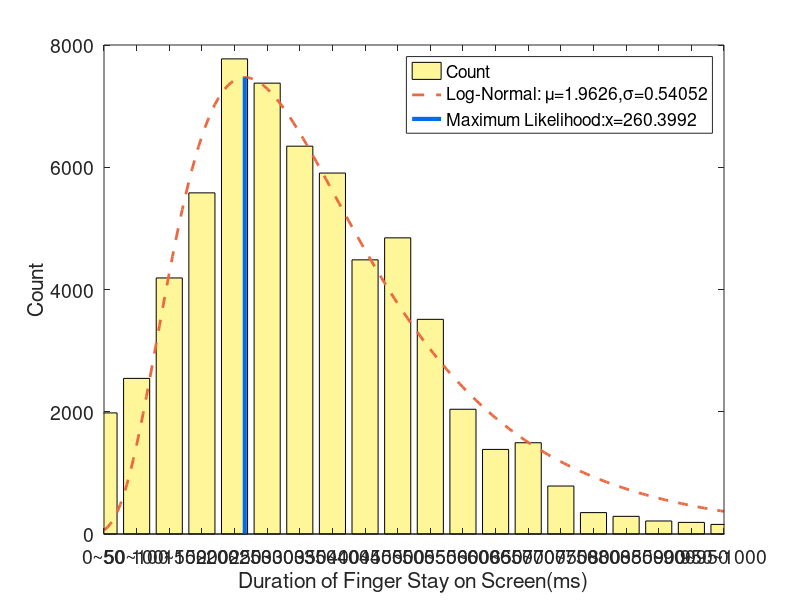

Reproduce this figure in MATLAB. (Note: this script raises an error after producing the figure.)
%matlab2014nb
fun=@(p,x) p(1)./x.*exp(-((log(x)-p(2))/p(3)).^2/2); %对数正态分布密度函数

x=1:1:20;
xl={'0~50','50~100','100~150','150~200','200~250','250~300','300~350','350~400','400~450','450~500','500~550','550~600','600~650','650~700','700~750','750~800','800~850','850~900','900~950','950~1000'};
y=[1981,2546,4189,5581,7773,7376,6345,5905,4485,4845,3512,2041,1384,1493,785,350,289,213,190,157];
bar(x,y,0.8,'FaceColor',[1,0.96,0.6]);hold on;
%bar(x,y,0.5,'blue');hold on; %根据x，y数据画柱状图
set(gca,'XTick', x, 'XTickLabel', xl)
set(gca,'XLim',[1,20])
[maxy ind]=max(y);

p=nlinfit(x,y,fun,[maxy*x(ind),log(x(ind)),1]); %拟合
%p(1)~和幅度有关    p(2)~mu    p(3)~sigma
xfit=[1:0.1:20];
yfit=fun(p,xfit);  %计算拟合曲线
plot(xfit,yfit,'--r','Color',[0.92,0.41,0.25],'linewidth',2);

xmax=exp(p(2)-p(3)^2);%计算分布极大分布处和值 x=exp(mu-sigma^2);
ymax=fun(p,xmax);
plot([xmax xmax],[0 ymax],'Color',[0,0.42,0.93],'linewidth',3);

hold off;
%xlim([min(x) max(x)]);
xlabel('Duration of Finger Stay on Screen(ms)');
ylabel('Count');
legend('Count',['Log-Normal: \mu=' num2str(p(2)) ',\sigma=' num2str(p(3))],['Maximum Likelihood:x=' num2str(xmax*49)]);
%text(xmean+10000,ymean+10,'$ y=\frac{A}{x}e^{-\frac{(lnx-\mu)^2}{2\sigma^2}} $','interpreter','latex','FontSize',14);
set(gca,'FontSize',14)
ax=gca;
ax.XTickLabelRotation=90;
